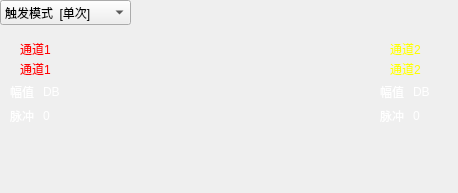
<?xml version="1.0" encoding="UTF-8"?>
<ui version="4.0">
 <class>FaultLocation</class>
 <widget class="QWidget" name="FaultLocation">
  <property name="geometry">
   <rect>
    <x>0</x>
    <y>0</y>
    <width>458</width>
    <height>193</height>
   </rect>
  </property>
  <property name="windowTitle">
   <string>Form</string>
  </property>
  <widget class="QComboBox" name="comboBox">
   <property name="geometry">
    <rect>
     <x>0</x>
     <y>0</y>
     <width>131</width>
     <height>25</height>
    </rect>
   </property>
   <item>
    <property name="text">
     <string>触发模式  [单次]</string>
    </property>
   </item>
   <item>
    <property name="text">
     <string>显示模式  [罗盘]</string>
    </property>
   </item>
   <item>
    <property name="text">
     <string>触发通道      [1]</string>
    </property>
   </item>
   <item>
    <property name="text">
     <string>触发时长      [2]</string>
    </property>
   </item>
   <item>
    <property name="text">
     <string>保存当前波形</string>
    </property>
   </item>
  </widget>
  <widget class="QwtCompass" name="Compass" native="true">
   <property name="geometry">
    <rect>
     <x>90</x>
     <y>30</y>
     <width>281</width>
     <height>271</height>
    </rect>
   </property>
   <property name="lineWidth" stdset="0">
    <number>4</number>
   </property>
   <property name="origin" stdset="0">
    <double>270.000000000000000</double>
   </property>
   <property name="minScaleArc" stdset="0">
    <double>0.000000000000000</double>
   </property>
   <property name="maxScaleArc" stdset="0">
    <double>360.000000000000000</double>
   </property>
  </widget>
  <widget class="QLabel" name="label">
   <property name="geometry">
    <rect>
     <x>20</x>
     <y>40</y>
     <width>41</width>
     <height>17</height>
    </rect>
   </property>
   <property name="styleSheet">
    <string notr="true">QLabel {color:red;}</string>
   </property>
   <property name="text">
    <string>通道1</string>
   </property>
  </widget>
  <widget class="QLabel" name="label_10">
   <property name="geometry">
    <rect>
     <x>390</x>
     <y>40</y>
     <width>41</width>
     <height>17</height>
    </rect>
   </property>
   <property name="styleSheet">
    <string notr="true">QLabel {color:yellow;}</string>
   </property>
   <property name="text">
    <string>通道2</string>
   </property>
  </widget>
  <widget class="QWidget" name="layoutWidget1">
   <property name="geometry">
    <rect>
     <x>380</x>
     <y>83</y>
     <width>59</width>
     <height>41</height>
    </rect>
   </property>
   <layout class="QGridLayout" name="gridLayout_3">
    <item row="0" column="0">
     <widget class="QLabel" name="label_11">
      <property name="styleSheet">
       <string notr="true">QLabel {color:white;}</string>
      </property>
      <property name="text">
       <string>幅值</string>
      </property>
     </widget>
    </item>
    <item row="0" column="1">
     <widget class="QLabel" name="label_DB_2">
      <property name="styleSheet">
       <string notr="true">QLabel {color:white;}</string>
      </property>
      <property name="text">
       <string>DB</string>
      </property>
     </widget>
    </item>
    <item row="1" column="0">
     <widget class="QLabel" name="label_13">
      <property name="styleSheet">
       <string notr="true">QLabel {color:white;}</string>
      </property>
      <property name="text">
       <string>脉冲</string>
      </property>
     </widget>
    </item>
    <item row="1" column="1">
     <widget class="QLabel" name="label_Pulse_2">
      <property name="styleSheet">
       <string notr="true">QLabel {color:white;}</string>
      </property>
      <property name="text">
       <string>0</string>
      </property>
     </widget>
    </item>
   </layout>
  </widget>
  <widget class="QWidget" name="layoutWidget">
   <property name="geometry">
    <rect>
     <x>10</x>
     <y>83</y>
     <width>59</width>
     <height>41</height>
    </rect>
   </property>
   <layout class="QGridLayout" name="gridLayout">
    <item row="0" column="0">
     <widget class="QLabel" name="label_2">
      <property name="styleSheet">
       <string notr="true">QLabel {color:white;}</string>
      </property>
      <property name="text">
       <string>幅值</string>
      </property>
     </widget>
    </item>
    <item row="0" column="1">
     <widget class="QLabel" name="label_DB_1">
      <property name="styleSheet">
       <string notr="true">QLabel {color:white;}</string>
      </property>
      <property name="text">
       <string>DB</string>
      </property>
     </widget>
    </item>
    <item row="1" column="0">
     <widget class="QLabel" name="label_3">
      <property name="styleSheet">
       <string notr="true">QLabel {color:white;}</string>
      </property>
      <property name="text">
       <string>脉冲</string>
      </property>
     </widget>
    </item>
    <item row="1" column="1">
     <widget class="QLabel" name="label_Pulse_1">
      <property name="styleSheet">
       <string notr="true">QLabel {color:white;}</string>
      </property>
      <property name="text">
       <string>0</string>
      </property>
     </widget>
    </item>
   </layout>
  </widget>
  <widget class="QProgressBar" name="progressBar1">
   <property name="geometry">
    <rect>
     <x>10</x>
     <y>140</y>
     <width>61</width>
     <height>16</height>
    </rect>
   </property>
   <property name="styleSheet">
    <string notr="true">QProgressBar{border: none;;
                            background:transparent;}
                            QProgressBar::chunk{
                            background-color:skyblue;}</string>
   </property>
   <property name="value">
    <number>0</number>
   </property>
   <property name="textVisible">
    <bool>false</bool>
   </property>
  </widget>
  <widget class="QProgressBar" name="progressBar2">
   <property name="geometry">
    <rect>
     <x>380</x>
     <y>140</y>
     <width>61</width>
     <height>16</height>
    </rect>
   </property>
   <property name="styleSheet">
    <string notr="true">QProgressBar{border: none;;
                            background:transparent;}
                            QProgressBar::chunk{
                            background-color:skyblue;}</string>
   </property>
   <property name="value">
    <number>0</number>
   </property>
   <property name="textVisible">
    <bool>false</bool>
   </property>
  </widget>
  <widget class="QLabel" name="label_channel1">
   <property name="geometry">
    <rect>
     <x>20</x>
     <y>60</y>
     <width>41</width>
     <height>17</height>
    </rect>
   </property>
   <property name="styleSheet">
    <string notr="true">QLabel {color:red;}</string>
   </property>
   <property name="text">
    <string>通道1</string>
   </property>
  </widget>
  <widget class="QLabel" name="label_channel2">
   <property name="geometry">
    <rect>
     <x>390</x>
     <y>60</y>
     <width>41</width>
     <height>17</height>
    </rect>
   </property>
   <property name="styleSheet">
    <string notr="true">QLabel {color:yellow;}</string>
   </property>
   <property name="text">
    <string>通道2</string>
   </property>
  </widget>
 </widget>
 <customwidgets>
  <customwidget>
   <class>QwtDial</class>
   <extends>QWidget</extends>
   <header>qwt_dial.h</header>
  </customwidget>
  <customwidget>
   <class>QwtCompass</class>
   <extends>QwtDial</extends>
   <header>qwt_compass.h</header>
  </customwidget>
 </customwidgets>
 <resources/>
 <connections/>
</ui>
